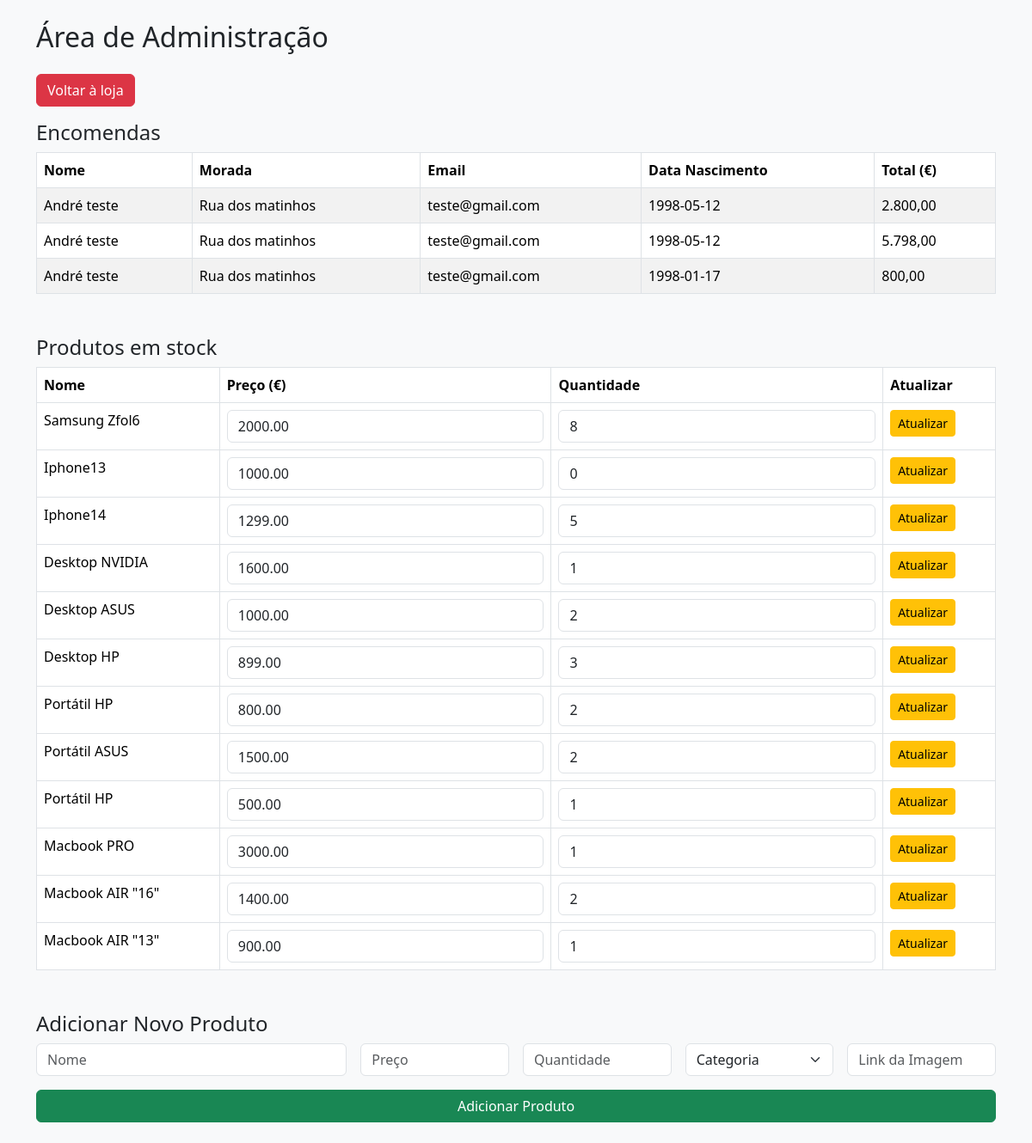
The page /pages/admin.php (signed in) on the database its author committed.
### tables this page shows
CREATE TABLE `encomendas` (
  `id` int(11) NOT NULL,
  `nome` varchar(100) DEFAULT NULL,
  `data_nascimento` date DEFAULT NULL,
  `morada` text DEFAULT NULL,
  `email` varchar(100) DEFAULT NULL,
  `total_encomenda` decimal(10,2) DEFAULT NULL
);

CREATE TABLE `produtos` (
  `id` int(11) NOT NULL,
  `nome` varchar(100) NOT NULL,
  `categoria` varchar(50) NOT NULL,
  `quantidade` int(11) NOT NULL,
  `preco` decimal(10,2) NOT NULL,
  `imagem` varchar(255) DEFAULT NULL
);

### pages/admin.php (the view, shortened to what this page needs)
<?php
include '../includes/database.php';
?>
<!DOCTYPE html>
<html lang="pt">
<head>
    <link href="https://cdn.jsdelivr.net/npm/bootstrap@5.3.7/dist/css/bootstrap.min.css" rel="stylesheet">
</head>
<body class="bg-light p-4">
    <div class="container">
        <h2 class="mb-4">Área de Administração</h2>
        <div class="d-flex justify-content-between mb-3">
            <a href="../index.php" class="btn btn-danger">Voltar à loja</a>
        </div>
        <h4>Encomendas</h4>
        <table class="table table-bordered table-striped mb-5">
            <thead>
                <tr>
                    <th>Nome</th>
                    <th>Morada</th>
                    <th>Email</th>
                    <th>Data Nascimento</th>
                    <th>Total (€)</th>
                </tr>
            </thead>
            <tbody>
                <?php
                $res = mysqli_query($connection, "SELECT * FROM encomendas");
                while ($encomenda = mysqli_fetch_assoc($res)) {
                    echo "<tr>
                        <td>{$encomenda['nome']}</td>
                        <td>{$encomenda['morada']}</td>
                        <td>{$encomenda['email']}</td>
                        <td>{$encomenda['data_nascimento']}</td>
                        <td>" . number_format($encomenda['total_encomenda'], 2, ',', '.') . "</td>
                    </tr>";
                }
                ?>
            </tbody>
        </table>
        <h4>Produtos em stock</h4>
        <table class="table table-bordered">
            <thead>
                <tr>
                    <th>Nome</th>
                    <th>Preço (€)</th>
                    <th>Quantidade</th>
                    <th>Atualizar</th>
                </tr>
            </thead>
            <tbody>
                <?php
                $res = mysqli_query($connection, "SELECT * FROM produtos");
                while ($produto = mysqli_fetch_assoc($res)) {
                    echo "<tr>
                        <form method='POST'>
                            <td>{$produto['nome']}</td>
                            <td><input type='number' step='0.01' name='preco' value='{$produto['preco']}' class='form-control'></td>
                            <td><input type='number' name='quantidade' value='{$produto['quantidade']}' class='form-control'></td>
                            <td>
                                <input type='hidden' name='id' value='{$produto['id']}'>
                                <button type='submit' name='atualizar_produto' class='btn btn-warning btn-sm'>Atualizar</button>
                            </td>
                        </form>
                    </tr>";
                }
                ?>
            </tbody>
        </table>
        <h4 class="mt-5">Adicionar Novo Produto</h4>
        <form method="POST" class="row g-3">
            <div class="col-md-4">
                <input type="text" name="nome" class="form-control" placeholder="Nome" required>
            </div>
            <div class="col-md-2">
                <input type="number" name="preco" step="0.01" class="form-control" placeholder="Preço" required>
            </div>
            <div class="col-md-2">
                <input type="number" name="quantidade" class="form-control" placeholder="Quantidade" required>
            </div>
            <div class="col-md-2">
                <select name="categoria" class="form-select" required>
                    <option value="">Categoria</option>
                </select>
            </div>
            <div class="col-md-2">
                <input type="text" name="imagem" class="form-control" placeholder="Link da Imagem" required>
            </div>
            <div class="col-md-12">
                <button type="submit" name="adicionar_produto" class="btn btn-success w-100">Adicionar Produto</button>
            </div>
        </form>
    </div>
</body>
</html>

### rows shown on the page
encomendas: nome "André teste", morada "Rua dos matinhos", email "teste@gmail.com", data_nascimento "1998-05-12", total_encomenda "2.800,00"
encomendas: nome "André teste", morada "Rua dos matinhos", email "teste@gmail.com", data_nascimento "1998-05-12", total_encomenda "5.798,00"
encomendas: nome "André teste", morada "Rua dos matinhos", email "teste@gmail.com", data_nascimento "1998-01-17", total_encomenda "800,00"
produtos: nome "Samsung Zfol6", preco "2000.00", quantidade "8"
produtos: nome "Iphone13", preco "1000.00", quantidade "0"
produtos: nome "Iphone14", preco "1299.00", quantidade "5"
produtos: nome "Desktop NVIDIA", preco "1600.00", quantidade "1"
produtos: nome "Desktop ASUS", preco "1000.00", quantidade "2"
produtos: nome "Desktop HP", preco "899.00", quantidade "3"
produtos: nome "Portátil HP", preco "800.00", quantidade "2"
produtos: nome "Portátil ASUS", preco "1500.00", quantidade "2"
produtos: nome "Portátil HP", preco "500.00", quantidade "1"
produtos: nome "Macbook PRO", preco "3000.00", quantidade "1"
produtos: nome "Macbook AIR \"16\"", preco "1400.00", quantidade "2"
produtos: nome "Macbook AIR \"13\"", preco "900.00", quantidade "1"
